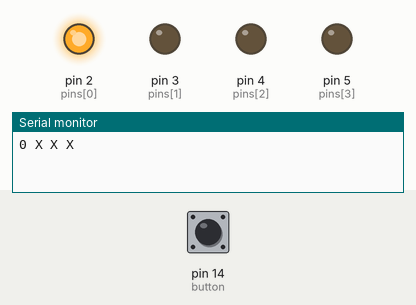
A sketch run on a simulated Arduino Uno, built with avr-gcc and run on an emulated ATmega328P. Parts: output pins drawn as LEDs (lit = HIGH), the last lines printed to the serial monitor. The test bench sets the inputs (shaded band); at power-on: pin 14 (button) LOW.

Above: at 0.2 s.
At 1.2 s:
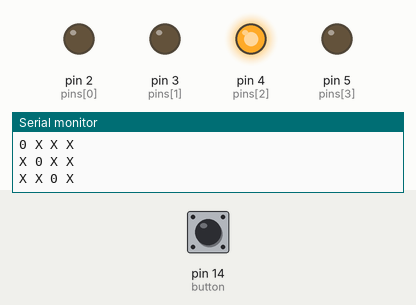
At 2.7 s:
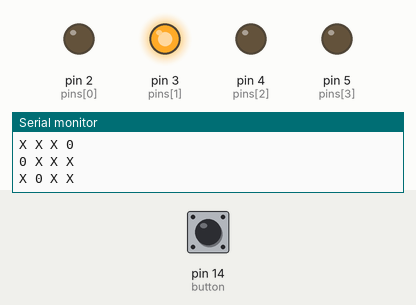
At 3.7 s:
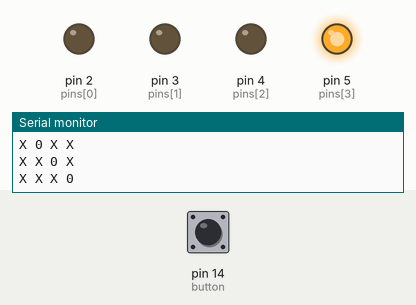
Timing chart, 0 to 4.6 s (numbered marks = the images above):
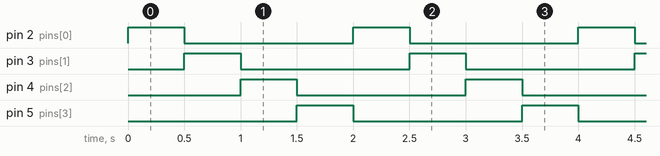

The sketch:

HW4_2_201524404.ino
```cpp
int pins[] = {2,3,4,5};
int button = 14;
int state;

boolean state_current;
void setup() {
  Serial.begin(9600);
  for(int i = 0; i < 4; i++) {
    pinMode(pins[i], OUTPUT);
    digitalWrite(pins[i], LOW);
  }
  pinMode(button, INPUT);
}

void loop() {
  state_current = digitalRead(button);
  for(int j = 0; j < 4; j++){
    if(state_current==1){
      state = 3-j;
      for (int i = 0; i < 4; i++){
        if (i==state) {
          Serial.print("0 ");
          digitalWrite(pins[i], HIGH);
        }
        else{
          Serial.print("X ");
          digitalWrite(pins[i], LOW);
        }
      }
    }else{
      state = j;
      for (int i = 0; i < 4; i++){
        if (i==state) {
          Serial.print("0 ");
          digitalWrite(pins[i], HIGH);
        }else{
          Serial.print("X ");
          digitalWrite(pins[i], LOW);
        }
      }
    }
    Serial.println();
    delay(500);
  }
}
```

Measured:
- by itself, pin 2 (pins[0]), pin 3 (pins[1]), pin 4 (pins[2]), pin 5 (pins[3]): alternates HIGH for 0.50 s and LOW for 1.5 s
- by itself, everything shown: repeats every 2.0 s, in 4 steps
